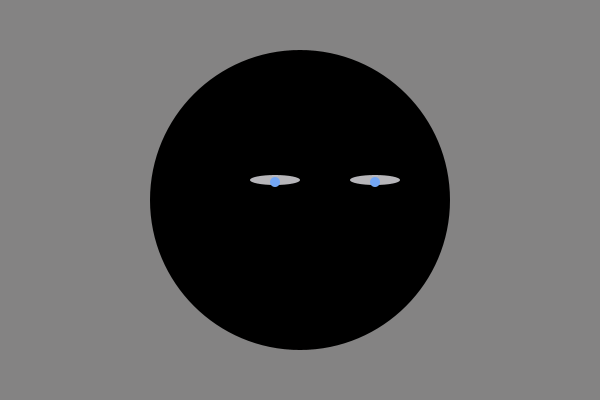
Frame 1 (no input)
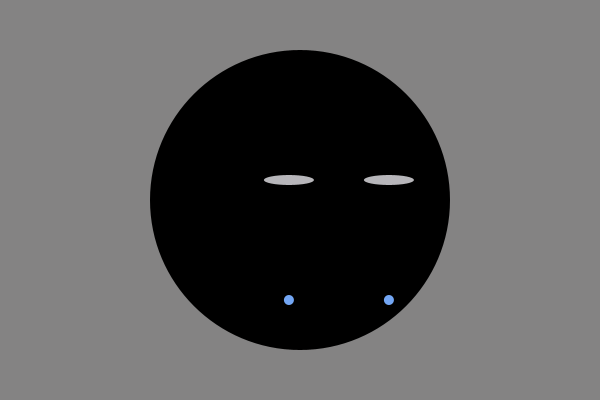
Frame 60 (the mouse pressed at the canvas centre just before this capture)
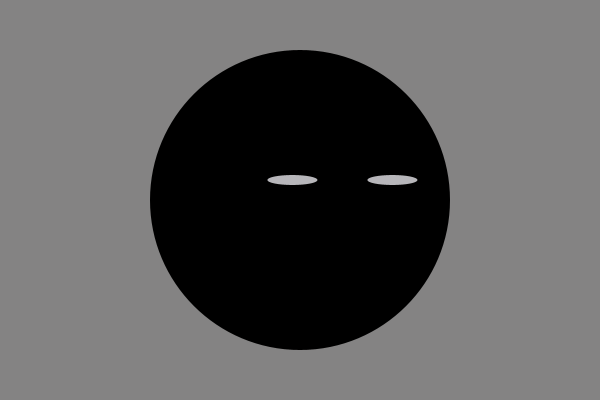
Frame 120 (the mouse held since frame 60 and released just before this capture)

The Processing sketch that drew these frames (run headless with seeded random() and noise(); from frame 60 on, the mouse is pressed at the canvas centre):

// Processing sketch: processing_172203
// ── processing_172203.pde

float counter = 0;

void setup()
{
  smooth();
  size(600, 400);
  colorMode(HSB, 360, 100, 100);
  background(0, 1, 52);
  ellipseMode(CENTER);
}

void draw()
{

  background(0, 1, 52);
  float amp = map(sin(counter), -1, 1, 0, 50);
  float counter_Mouse = map(mouseX, 0, width, 0.01, 0.05);
  float pos1 = 50+amp;
  float pos2 = -50+amp;

  translate(width/2, height/2);
  noStroke();
  fill(0);
  ellipse(0, 0, 300, 300);

  pushMatrix();
  fill(264, 2, 73);
  ellipse(50+amp, -20, 50, 10);
  popMatrix();

  pushMatrix();
  fill(264, 2, 73);
  ellipse(-50+amp, -20, 50, 10);
  popMatrix();

  //Träne
  pushMatrix();
  fill(216, 53, 96);
  ellipse(pos2, -20+frameCount*2, 10, 10);
  popMatrix();

  //Träne
  pushMatrix();
  fill(216, 53, 96);
  ellipse(pos1, -20+frameCount*2, 10, 10);
  popMatrix();

  counter += counter_Mouse;

  if ( frameCount > 150)
  {
    frameCount = 0;
  }
}
